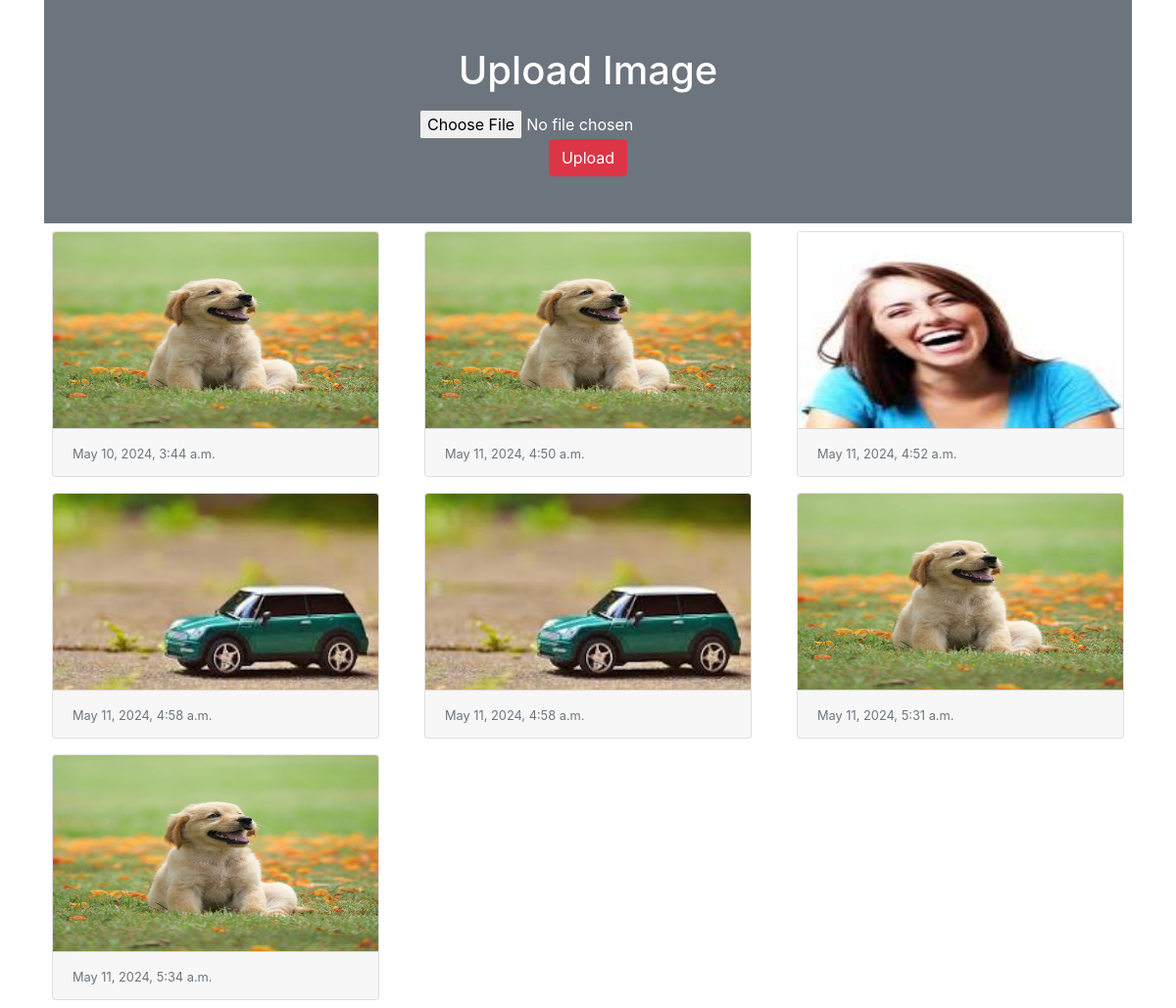
The page / on the database its author committed.
### myapp/models.py (models this page shows)
class Image(models.Model):
    photo=models.ImageField(upload_to="myimage")
    date=models.DateTimeField(auto_now_add=True)

### myapp/views.py (the view)
# urls.py: path("",home,name="home"),
def home(request):
    if request.method == 'POST':
        form=Imageform(request.POST,request.FILES)
        if form.is_valid():
            form.save()
    form=Imageform()
    img=Image.objects.all()
    return render(request,'home.html',{'form':form,'img':img})

### myapp/forms.py
class Imageform(forms.ModelForm):
    class Meta:
        model=Image
        fields='__all__'
        labels={'photo':''}

### myapp/templates/home.html (shortened to what this page needs)
<!doctype html>
<html lang="en">
  <head>
    <link rel="stylesheet" href="https://cdn.jsdelivr.net/npm/bootstrap@4.5.3/dist/css/bootstrap.min.css">
  </head>
  <body>
   <div class="container">
    <div class="py-5 text-center bg-secondary text-white">
     <h1 class="mb-3">Upload Image</h1>
     <form action="" method="post" enctype="multipart/form-data">
      {{form}}
      <input type="submit" class="btn btn-danger" value="Upload">
     </form>
    </div>
    <div class="row">
     {% for x in img %}
      <div class="col-sm-4">
       <div class="card m-2">
        <img src="{{x.photo.url}}" alt="" class="card-img-top" height="200px">
        <div class="card-footer">
         <small class="text-muted">{{x.date}}</small>
        </div>
       </div>
      </div>
     {% endfor %}
    </div>
   </div>
  </body>
</html>

### rows shown on the page
Image: photo (picture), date "May 10, 2024, 3:44 a.m."
Image: photo (picture), date "May 11, 2024, 4:50 a.m."
Image: photo (picture), date "May 11, 2024, 4:52 a.m."
Image: photo (picture), date "May 11, 2024, 4:58 a.m."
Image: photo (picture), date "May 11, 2024, 4:58 a.m."
Image: photo (picture), date "May 11, 2024, 5:31 a.m."
Image: photo (picture), date "May 11, 2024, 5:34 a.m."
